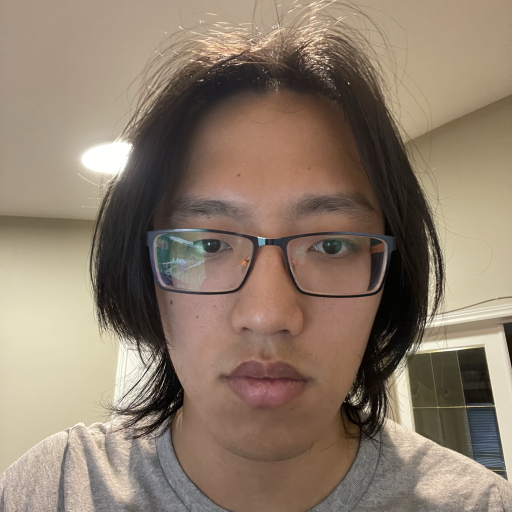
#> input picture syde671/assignment2 syde671/data/IMG_7415.jpg, 1024 x 1024 px, given in place of cameraman.png, which was not available (shown at 1/2 size)
$ python part1_3.py
#> lines starting #> are read from the running program, lines starting #| are printed output that depends on the picture; after the words box and inside, x2 and y2 are one past the last pixel; in counts of white or black regions, pixels touching at a corner belong together; pictures that were not available may be replaced by others from this repository, and a replacement may not be noted
### syde671/assignment2_syde671/part1_2.py
"""Part 1.2: finite difference operator on the cameraman image."""
from pathlib import Path

import matplotlib.pyplot as plt
import numpy as np
from PIL import Image
from scipy.signal import convolve2d

HERE = Path(__file__).parent
OUT = HERE / "outputs"
OUT.mkdir(exist_ok=True)

Dx = np.array([[1, -1]], dtype=float)
Dy = np.array([[1], [-1]], dtype=float)


def load_gray(name):
#> called with name = 'cameraman.png'
    return np.asarray(Image.open(HERE / "data" / name).convert("L"), dtype=float) / 255


def gradients(img):
    # symmetric boundary: zero fill would create a fake bright edge along the image border
    gx = convolve2d(img, Dx, mode="same", boundary="symm")
    gy = convolve2d(img, Dy, mode="same", boundary="symm")
    return gx, gy, np.hypot(gx, gy)


# [34 lines that do not run on import are left out]

### syde671/assignment2 syde671/part1_3.py
"""Part 1.3: derivative of Gaussian (DoG) filters, plus gradient-orientation bell & whistle."""
import cv2
import matplotlib.pyplot as plt
import numpy as np
from matplotlib.colors import hsv_to_rgb
from scipy.signal import convolve2d

from part1_2 import Dx, Dy, OUT, gradients, load_gray

KSIZE, SIGMA = 13, 2.0  # ksize ~ 6*sigma+1 so the kernel is not truncated


def gaussian2d(ksize=KSIZE, sigma=SIGMA):
    g = cv2.getGaussianKernel(ksize, sigma)  # (ksize, 1) column vector
    return g @ g.T  # outer product -> 2D kernel, sums to 1


def my_atan2(y, x):
    """Angle of (x, y) in (-pi, pi], without built-in angle functions.

    arctan(z) on [0, 1] uses the polynomial of Abramowitz & Stegun 4.4.49 (max error about 1e-5 rad);
    the octant / quadrant is then recovered with abs, comparisons and reflections.
    """
    ax, ay = np.abs(x), np.abs(y)
    swap = ay > ax                                   # keep the ratio z = small / large <= 1
    num, den = np.where(swap, ax, ay), np.where(swap, ay, ax)
    z = np.divide(num, den, out=np.zeros_like(num, dtype=float), where=den > 0)
    z2 = z * z
    a = z * (0.9998660 + z2 * (-0.3302995 + z2 * (0.1801410 + z2 * (-0.0851330 + z2 * 0.0208351))))
    a = np.where(swap, np.pi / 2 - a, a)             # angle in the first quadrant, [0, pi/2]
    a = np.where(x < 0, np.pi - a, a)                # reflect across the y axis
    return np.where(y < 0, -a, a)                    # reflect across the x axis


def orientation_hsv(gx, gy):
    """Hue = gradient direction, saturation = 1, value = normalized magnitude."""
    ang = (my_atan2(gy, gx) % (2 * np.pi)) / (2 * np.pi)
    mag = np.hypot(gx, gy)
    hsv = np.dstack([ang, np.ones_like(ang), mag / mag.max()])
    return hsv_to_rgb(hsv)


def colorwheel(n=200):
    y, x = np.mgrid[-1:1:n * 1j, -1:1:n * 1j]  # y grows downward on screen, like image rows
    r = np.hypot(x, y)
    hsv = np.dstack([(my_atan2(y, x) % (2 * np.pi)) / (2 * np.pi), np.ones_like(r), (r <= 1).astype(float)])
    return hsv_to_rgb(hsv)


if __name__ == "__main__":
    img = load_gray("cameraman.png")
    G = gaussian2d()

    # --- two-step: blur, then finite differences (same procedure as 1.2) ---
    blurred = convolve2d(img, G, mode="same", boundary="symm")
    gx, gy, mag = gradients(blurred)

    # --- one-step: DoG filters = Gaussian convolved with Dx / Dy ---
    DoGx = convolve2d(G, Dx, mode="full")
    DoGy = convolve2d(G, Dy, mode="full")
    gx2 = convolve2d(img, DoGx, mode="same", boundary="symm")
    gy2 = convolve2d(img, DoGy, mode="same", boundary="symm")
    mag2 = np.hypot(gx2, gy2)

    # verification: exact with full convolution (associativity); near-exact away from borders for 'same'
    full_two = convolve2d(convolve2d(img, G, "full"), Dx, "full")
    full_one = convolve2d(img, DoGx, "full")
    m = KSIZE  # ignore a border of about one kernel width where boundary handling differs
    print("full-mode max |two-step - one-step|     : %.2e" % np.abs(full_two - full_one).max())
#| full-mode max |two-step - one-step|     : 1.87e-15
    print("same-mode interior max diff (gx, gy)    : %.2e, %.2e"
          % (np.abs(gx - gx2)[m:-m, m:-m].max(), np.abs(gy - gy2)[m:-m, m:-m].max()))
#| same-mode interior max diff (gx, gy)    : 1.87e-15, 1.87e-15
    print("same-mode whole-image max diff (gx, gy) : %.2e, %.2e"
          % (np.abs(gx - gx2).max(), np.abs(gy - gy2).max()))
#| same-mode whole-image max diff (gx, gy) : 1.87e-15, 1.87e-15
    print("blurred gradient magnitude: max %.3f  99th pct %.3f" % (mag.max(), np.percentile(mag, 99)))
#| blurred gradient magnitude: max 0.142  99th pct 0.065

    # threshold sweep on the blurred gradient magnitude
    sweep = [0.03, 0.05, 0.08, 0.10, 0.12, 0.15]
    fig, axes = plt.subplots(1, len(sweep), figsize=(3 * len(sweep), 3.3))
    for ax, t in zip(axes, sweep):
        ax.imshow(mag > t, cmap="gray"); ax.set_title(f"threshold {t:.2f}"); ax.axis("off")
    fig.tight_layout(); fig.savefig(OUT / "part1_3_threshold_sweep.png", dpi=120); plt.close(fig)

    THRESH = 0.05  # chosen from the sweep: all real edges kept, no grass noise
    edges = mag > THRESH
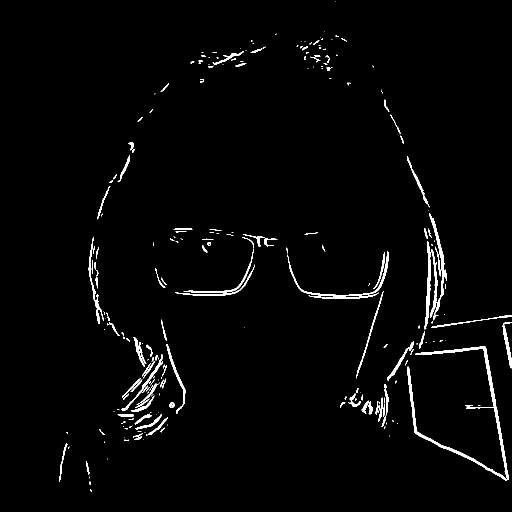
#> edges: shape (1024, 1024) bool (shown at 1/2 size); 2.1% white; 246 white regions (133 under 20 px), largest, box (x1, y1, x2, y2) and area: (830, 692, 1018, 960) 2246, (814, 733, 1014, 962) 1668, (858, 426, 894, 641) 1080

    # Figure 1: blurred pipeline, compared with the un-blurred result from 1.2
    _, _, mag_raw = gradients(img)
    fig, axes = plt.subplots(1, 6, figsize=(24, 4.4))
    panels = [(blurred, "Gaussian-blurred"), (gx, "Dx of blurred"), (gy, "Dy of blurred"),
              (mag, "gradient magnitude (blurred)"), (edges, f"edges, threshold {THRESH}"),
              (mag_raw > 0.20, "1.2: no blur, threshold 0.20")]
    for ax, (im, title) in zip(axes, panels):
        ax.imshow(im, cmap="gray"); ax.set_title(title); ax.axis("off")
#> this loop made 6 passes
#> title on passes 1 to 6: 'Gaussian-blurred', 'Dx of blurred', 'Dy of blurred', 'gradient magnitude (blurred)', 'edges, threshold 0.05', '1.2: no blur, threshold 0.20'
    fig.tight_layout(); fig.savefig(OUT / "part1_3_blur_pipeline.png", dpi=120); plt.close(fig)
#> after `fig.tight_layout()`:
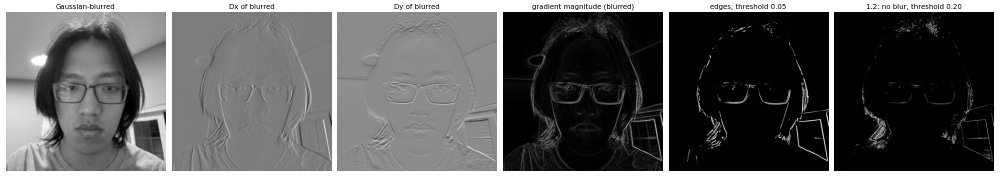
#> figure drawn by matplotlib, 6 panels

    # Figure 2: DoG filters, single-convolution result, and difference from the two-step result
    edges2 = mag2 > THRESH
    fig, axes = plt.subplots(1, 6, figsize=(24, 4.4))
    panels = [(DoGx, "DoG_x filter"), (DoGy, "DoG_y filter"), (gx2, "DoG_x * image"),
              (gy2, "DoG_y * image"), (edges2, f"edges (one step), threshold {THRESH}"),
              (np.abs(gx - gx2) + np.abs(gy - gy2), "")]
    for ax, (im, title) in zip(axes, panels):
        ax.imshow(im, cmap="gray", **(dict(vmin=0, vmax=1e-2) if title == "" else {}))
        ax.set_title(title); ax.axis("off")
#> this loop made 6 passes
    axes[5].set_title("|two-step - one-step|, gx+gy\nmax %.1e (scale 0 to 1e-2)" % (np.abs(gx - gx2) + np.abs(gy - gy2)).max())
    fig.tight_layout(rect=[0, 0, 1, 0.92]); fig.savefig(OUT / "part1_3_dog.png", dpi=120); plt.close(fig)
    print("edge maps identical (one-step vs two-step):", np.array_equal(edges, edges2))
#| edge maps identical (one-step vs two-step): True

    # Bell & whistle: gradient orientation in HSV (hue = direction, brightness = magnitude)
    fig, axes = plt.subplots(1, 3, figsize=(15, 5.6))
    axes[0].imshow(img, cmap="gray"); axes[0].set_title("original")
    axes[1].imshow(orientation_hsv(gx2, gy2)); axes[1].set_title("gradient orientation (hue) x magnitude (value)")
#> in my_atan2, `swap = ay > ax`: swap: shape (1024, 1024) bool; 49% white; 4014 white regions (3164 under 20 px), largest, box (x1, y1, x2, y2) and area: (202, 1, 811, 1024) 192684, (0, 0, 368, 1024) 118036, (795, 73, 1024, 530) 47729
#> in my_atan2, `a = np.where(x < 0, np.pi - a, a)`:
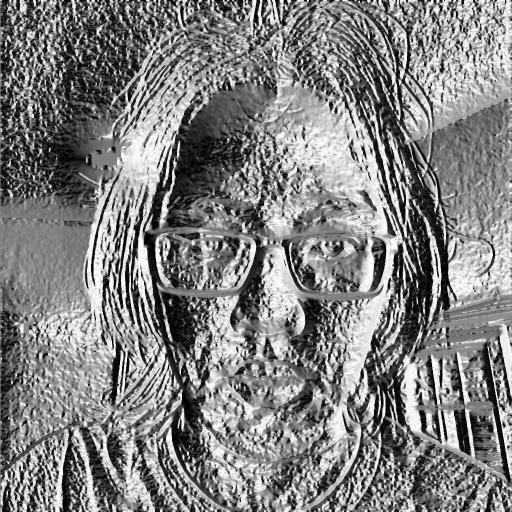
#> a: shape (1024, 1024) float64 (shown at 1/2 size); min 5.67e-17, max 3.14, mean 1.59; drawn with min black and max white
#> in my_atan2, `return np.where(y < 0, -a, a)`:
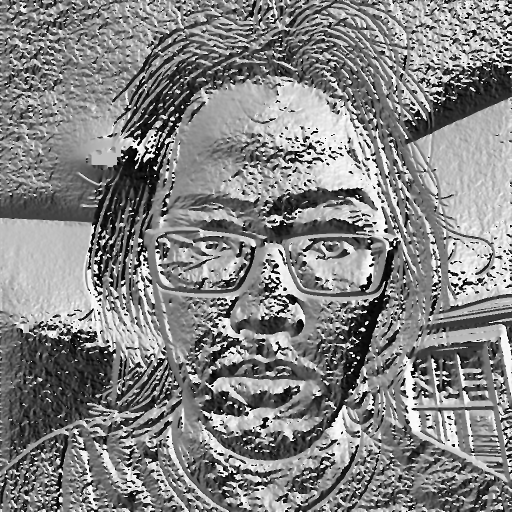
#> returned value: shape (1024, 1024) float64 (shown at 1/2 size); min -3.14, max 3.14, mean 0.0997; drawn with min black and max white
#> in orientation_hsv, `ang = (my_atan2(gy, gx) % (2 * np.pi)) / (2 * np.pi)`:
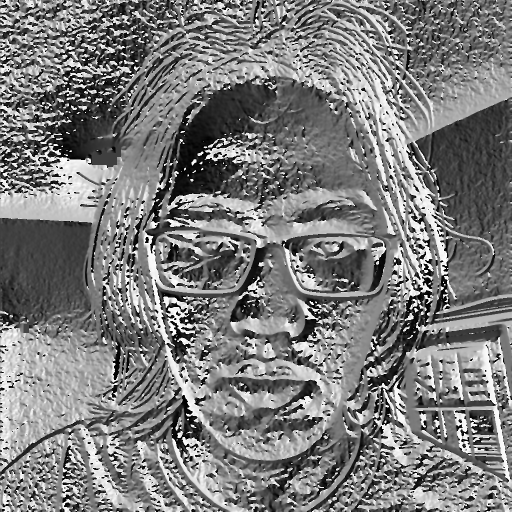
#> ang: shape (1024, 1024) float64 (shown at 1/2 size); min 4.26e-17, max 1, mean 0.487
#> in orientation_hsv, `hsv = np.dstack([ang, np.ones_like(ang), mag / mag.max()])`:
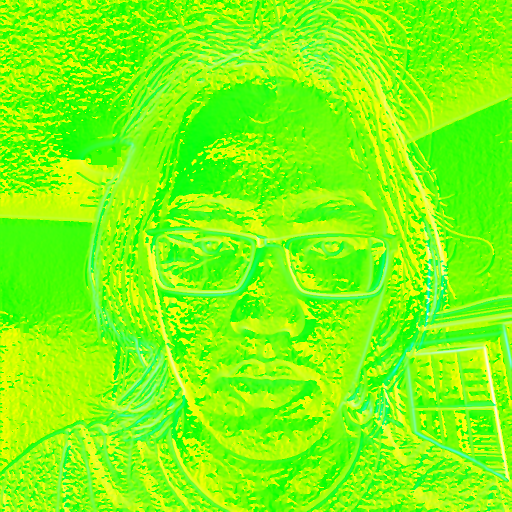
#> hsv: shape (1024, 1024, 3) float64 (shown at 1/2 size); mean of channels 0, 1, 2 0.487, 1, 0.0534; drawn as R, G, B
    axes[2].imshow(colorwheel()); axes[2].set_title("hue = direction of increasing intensity\n(right = red, down = yellow-green)")
    for ax in axes:
        ax.axis("off")
    fig.tight_layout(rect=[0, 0, 1, 0.94]); fig.savefig(OUT / "part1_3_orientation.png", dpi=120); plt.close(fig)
#> after `fig.tight_layout(rect=[0, 0, 1, 0.94])`:
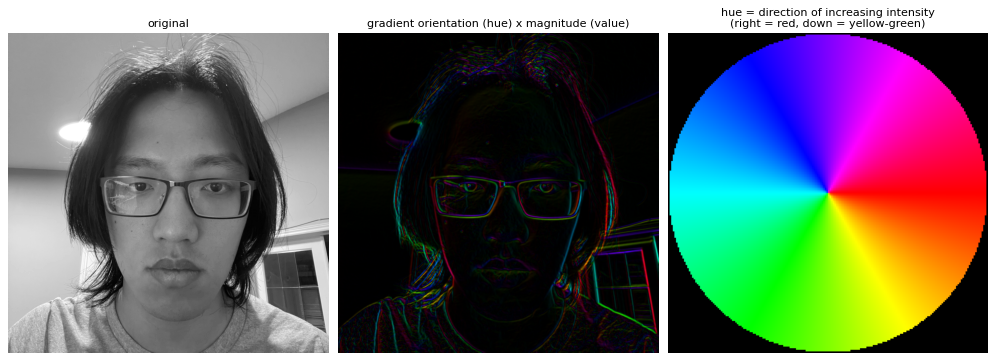
#> figure drawn by matplotlib, 3 panels
    print("saved figures to", OUT)
